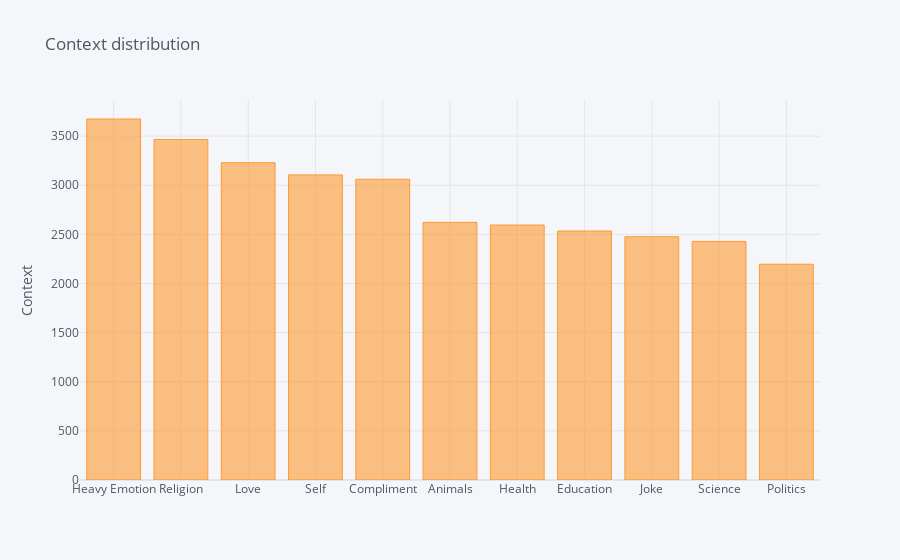

The notebook cell this image was saved under:
### Code cell
df['Context/Topic'].value_counts().sort_values(ascending=False).iplot(kind='bar', yTitle='Context', 
                                                                title='Context distribution')

### Figure 1 — Plotly figure (JSON) as saved in the notebook; plotly's stock layout.template omitted (floating-point values rounded to 4 significant figures)
{"data": [{"marker": {"color": "rgba(255, 153, 51, 0.6)", "line": {"color": "rgba(255, 153, 51, 1.0)", "width": 1}}, "name": "Context/Topic", "orientation": "v", "text": "", "type": "bar", "x": ["Heavy Emotion", "Religion", "Love", "Self", "Compliment", "Animals", "Health", "Education", "Joke", "Science", "Politics"], "y": [3674, 3466, 3229, 3105, 3061, 2622, 2595, 2534, 2476, 2428, 2196]}], "layout": {"legend": {"bgcolor": "#F5F6F9", "font": {"color": "#4D5663"}}, "paper_bgcolor": "#F5F6F9", "plot_bgcolor": "#F5F6F9", "title": {"font": {"color": "#4D5663"}, "text": "Context distribution"}, "xaxis": {"gridcolor": "#E1E5ED", "showgrid": true, "tickfont": {"color": "#4D5663"}, "title": {"font": {"color": "#4D5663"}, "text": ""}, "zerolinecolor": "#E1E5ED"}, "yaxis": {"gridcolor": "#E1E5ED", "showgrid": true, "tickfont": {"color": "#4D5663"}, "title": {"font": {"color": "#4D5663"}, "text": "Context"}, "zerolinecolor": "#E1E5ED"}}}
